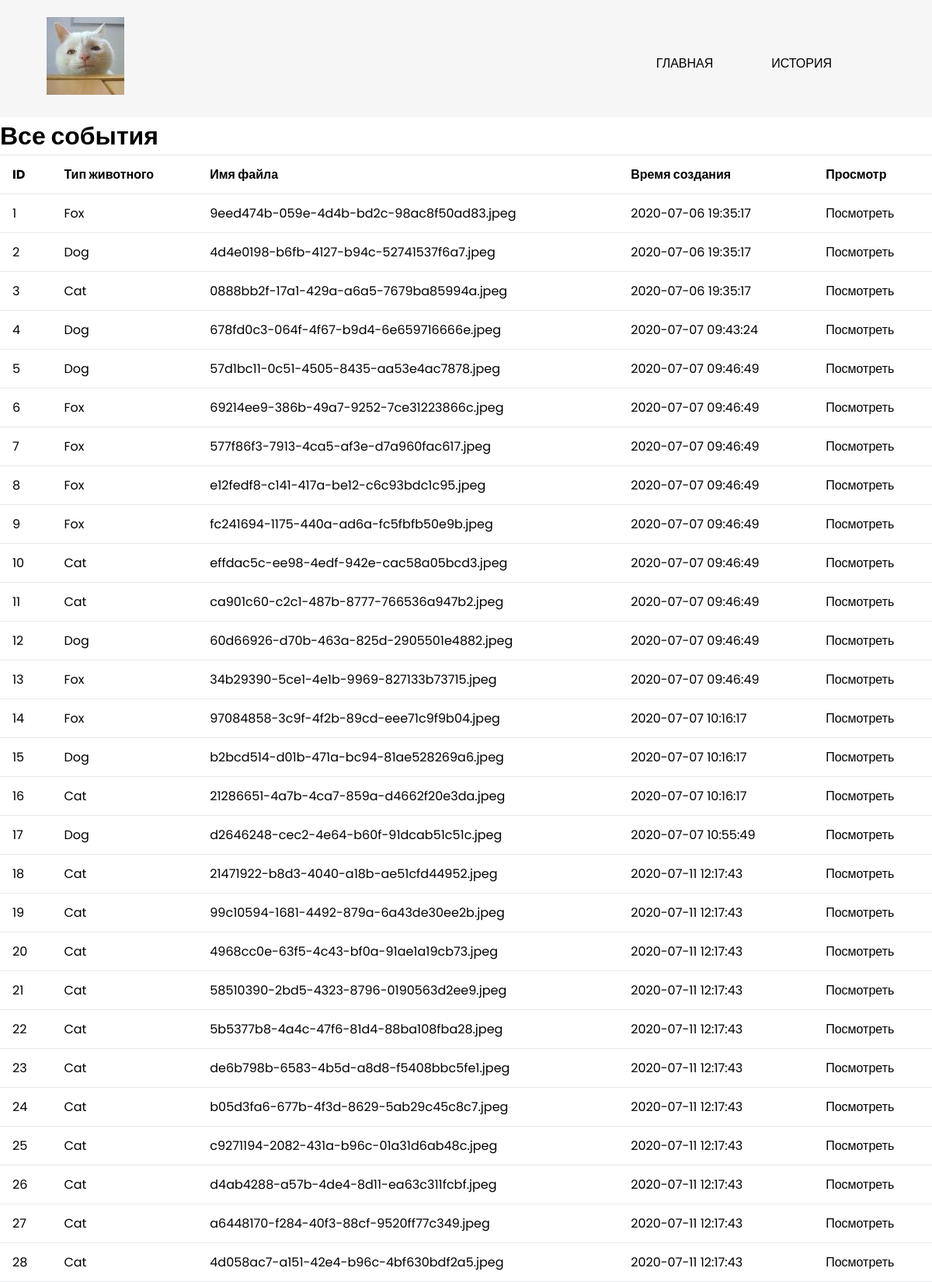
The app's page /history (upper part) with its own data.
### main.py (models this page shows)
class Events(db.Model):
    ID = db.Column(db.Integer, primary_key=True, nullable=False)
    animal_type = db.Column(db.String, nullable=False)
    processed_image = db.Column(db.String, nullable=False)
    created = db.Column(db.DateTime, default=datetime.utcnow().replace(microsecond=0))

### main.py (the view)
@app.route('/history')
def table():
    event = Events.query.order_by(Events.ID).all()
    return render_template("history.html", event=event)

### templates/history.html (shortened to what this page needs)
{% extends 'base.html' %}
{% block download %}
    <h1 text-align="center">Все события</h1>
    <table>
        <thead>
            <td>ID</td>
            <td>Тип животного</td>
            <td>Имя файла</td>
            <td>Время создания</td>
            <td>Просмотр</td>
        </thead>
{% for items in event %}
        <tbody>
             <tr>
                <td>{{items.ID}}</td>
                <td>{{items.animal_type}}</td>
                <td>{{items.processed_image}}</td>
                <td>{{items.created}}</td>
                <td><a href="/history/static/{{items.processed_image[:-5:]}}">Посмотреть</a></td>
            </tr>
        </tbody>
{% endfor %}
    </table>
{% endblock %}

### templates/base.html (shortened to what this page needs)
<!DOCTYPE html>
<html lang="en">
<head>
    <link rel="stylesheet" href="static/css/style.css">
</head>
<body>
 <header>
        <div class="header-container">
            <div class="logo">
                <img src="static/img/logo.jpg" alt="logo">
            </div>
            <nav role="navigation">
                <ul class="main-menu">
                    <li><a href="/">ГЛАВНАЯ</a></li>
                    <li><a href="/history">ИСТОРИЯ</a></li>
                </ul>
            </nav>
        </div>
    </header>
    {% block download %}  {% endblock %}
</body>
</html>

### static/css/style.css (style rules this page uses)
body { font-family: 'Poppins', sans-serif; }
* { padding: 0; margin: 0; }
li { letter-spacing: none; display: flex; }
a { color: #000 !important; text-decoration: none; }
header { background: #f6f6f6; padding: 22px 0; }
.header-container { width: 90%; margin: 0 auto; display: flex; justify-content: space-between; }
.header-container a { color: #000; font-size: 16px; margin-right: 63px; padding: 27px 6px; }
ul { display: flex; }
nav { margin-top: 20px; }
table { width: 100%; border-collapse: collapse; }
table td { padding: 12px 16px; }
table tr { border-bottom: 1px solid #e8e9eb; }

### records on screen
Events: ID "1", animal_type "Fox", processed_image "9eed474b-059e-4d4b-bd2c-98ac8f50ad83.jpeg", created "2020-07-06 19:35:17"
Events: ID "2", animal_type "Dog", processed_image "4d4e0198-b6fb-4127-b94c-52741537f6a7.jpeg", created "2020-07-06 19:35:17"
Events: ID "3", animal_type "Cat", processed_image "0888bb2f-17a1-429a-a6a5-7679ba85994a.jpeg", created "2020-07-06 19:35:17"
Events: ID "4", animal_type "Dog", processed_image "678fd0c3-064f-4f67-b9d4-6e659716666e.jpeg", created "2020-07-07 09:43:24"
Events: ID "5", animal_type "Dog", processed_image "57d1bc11-0c51-4505-8435-aa53e4ac7878.jpeg", created "2020-07-07 09:46:49"
Events: ID "6", animal_type "Fox", processed_image "69214ee9-386b-49a7-9252-7ce31223866c.jpeg", created "2020-07-07 09:46:49"
Events: ID "7", animal_type "Fox", processed_image "577f86f3-7913-4ca5-af3e-d7a960fac617.jpeg", created "2020-07-07 09:46:49"
Events: ID "8", animal_type "Fox", processed_image "e12fedf8-c141-417a-be12-c6c93bdc1c95.jpeg", created "2020-07-07 09:46:49"
Events: ID "9", animal_type "Fox", processed_image "fc241694-1175-440a-ad6a-fc5fbfb50e9b.jpeg", created "2020-07-07 09:46:49"
Events: ID "10", animal_type "Cat", processed_image "effdac5c-ee98-4edf-942e-cac58a05bcd3.jpeg", created "2020-07-07 09:46:49"
Events: ID "11", animal_type "Cat", processed_image "ca901c60-c2c1-487b-8777-766536a947b2.jpeg", created "2020-07-07 09:46:49"
Events: ID "12", animal_type "Dog", processed_image "60d66926-d70b-463a-825d-2905501e4882.jpeg", created "2020-07-07 09:46:49"
Events: ID "13", animal_type "Fox", processed_image "34b29390-5ce1-4e1b-9969-827133b73715.jpeg", created "2020-07-07 09:46:49"
Events: ID "14", animal_type "Fox", processed_image "97084858-3c9f-4f2b-89cd-eee71c9f9b04.jpeg", created "2020-07-07 10:16:17"
Events: ID "15", animal_type "Dog", processed_image "b2bcd514-d01b-471a-bc94-81ae528269a6.jpeg", created "2020-07-07 10:16:17"
Events: ID "16", animal_type "Cat", processed_image "21286651-4a7b-4ca7-859a-d4662f20e3da.jpeg", created "2020-07-07 10:16:17"
Events: ID "17", animal_type "Dog", processed_image "d2646248-cec2-4e64-b60f-91dcab51c51c.jpeg", created "2020-07-07 10:55:49"
Events: ID "18", animal_type "Cat", processed_image "21471922-b8d3-4040-a18b-ae51cfd44952.jpeg", created "2020-07-11 12:17:43"
Events: ID "19", animal_type "Cat", processed_image "99c10594-1681-4492-879a-6a43de30ee2b.jpeg", created "2020-07-11 12:17:43"
Events: ID "20", animal_type "Cat", processed_image "4968cc0e-63f5-4c43-bf0a-91ae1a19cb73.jpeg", created "2020-07-11 12:17:43"
Events: ID "21", animal_type "Cat", processed_image "58510390-2bd5-4323-8796-0190563d2ee9.jpeg", created "2020-07-11 12:17:43"
Events: ID "22", animal_type "Cat", processed_image "5b5377b8-4a4c-47f6-81d4-88ba108fba28.jpeg", created "2020-07-11 12:17:43"
Events: ID "23", animal_type "Cat", processed_image "de6b798b-6583-4b5d-a8d8-f5408bbc5fe1.jpeg", created "2020-07-11 12:17:43"
Events: ID "24", animal_type "Cat", processed_image "b05d3fa6-677b-4f3d-8629-5ab29c45c8c7.jpeg", created "2020-07-11 12:17:43"
Events: ID "25", animal_type "Cat", processed_image "c9271194-2082-431a-b96c-01a31d6ab48c.jpeg", created "2020-07-11 12:17:43"
Events: ID "26", animal_type "Cat", processed_image "d4ab4288-a57b-4de4-8d11-ea63c311fcbf.jpeg", created "2020-07-11 12:17:43"
Events: ID "27", animal_type "Cat", processed_image "a6448170-f284-40f3-88cf-9520ff77c349.jpeg", created "2020-07-11 12:17:43"
Events: ID "28", animal_type "Cat", processed_image "4d058ac7-a151-42e4-b96c-4bf630bdf2a5.jpeg", created "2020-07-11 12:17:43"
